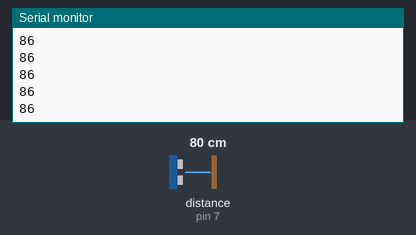
The sketch below on a simulated Arduino Uno, built with avr-gcc and run on an emulated ATmega328P. Shown: the last lines printed to the serial monitor. Wiring (inferred from the names in the program): ultrasonic range finder: trigger pin 6; echo pin 7. Inputs (shaded band) come from the test bench; at power-on: distance to the obstacle (sensor on pin 7) 80 cm. The echo pulse lasts 58.3 µs per cm.

Above: at 1.2 s.
1.3 s: distance to the obstacle (sensor on pin 7) set to 2 cm
At 1.9 s:
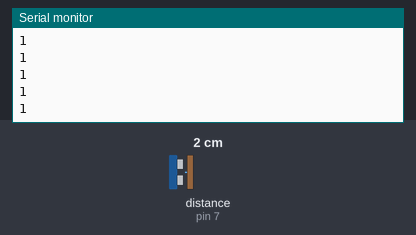
2.8 s: distance to the obstacle (sensor on pin 7) set to 4 cm
At 3.9 s:
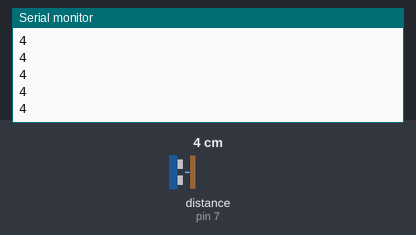
Timing chart, 0 to 5.8 s (numbered marks = the images above; inputs shaded):
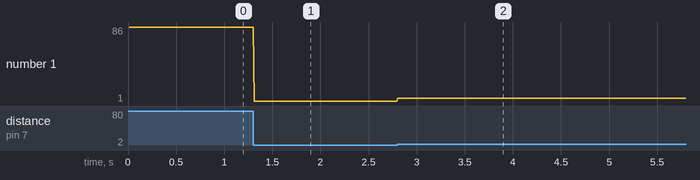

The sketch:

ping.ino
```cpp
int trigPin = 6;
int echoPin = 7;
long cm;
long duration;
long distance;

void setup()
{
 pinMode(trigPin, OUTPUT);
 pinMode(echoPin, INPUT);
 Serial.begin(9600);
}


void loop()
{
 Serial.println(get_distance());
}

long get_distance()
{
  delay(10);
  //trigger the device
  digitalWrite(trigPin, LOW);
  delayMicroseconds(2);
  digitalWrite(trigPin, HIGH);
  delayMicroseconds(10);
  digitalWrite(trigPin, LOW);

//how long it has been since we sent the ping
  duration = pulseIn(echoPin, HIGH);

//convert the duration to centimeters ( div by 2 because to and frro)
  cm = duration/27/2;
  return cm;
}
```

Measured:
- after the input at 1.3 s, the serial monitor: prints a new line at once (image 1)
- after the input at 2.8 s, the serial monitor: prints a new line at once (image 2)
- plotted number 1: 86 → 1 after the input at 1.3 s, 1 → 4 after the input at 2.8 s
